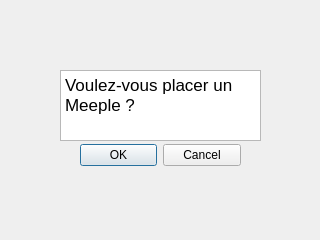
<?xml version="1.0" encoding="UTF-8"?>
<ui version="4.0">
 <class>vueDemandeMeeple</class>
 <widget class="QDialog" name="vueDemandeMeeple">
  <property name="geometry">
   <rect>
    <x>0</x>
    <y>0</y>
    <width>320</width>
    <height>240</height>
   </rect>
  </property>
  <property name="windowTitle">
   <string>Dialog</string>
  </property>
  <widget class="QDialogButtonBox" name="buttonBox">
   <property name="geometry">
    <rect>
     <x>80</x>
     <y>130</y>
     <width>161</width>
     <height>51</height>
    </rect>
   </property>
   <property name="orientation">
    <enum>Qt::Horizontal</enum>
   </property>
   <property name="standardButtons">
    <set>QDialogButtonBox::Cancel|QDialogButtonBox::Ok</set>
   </property>
   <property name="centerButtons">
    <bool>true</bool>
   </property>
  </widget>
  <widget class="QTextEdit" name="textEdit">
   <property name="geometry">
    <rect>
     <x>60</x>
     <y>70</y>
     <width>201</width>
     <height>71</height>
    </rect>
   </property>
   <property name="minimumSize">
    <size>
     <width>0</width>
     <height>71</height>
    </size>
   </property>
   <property name="maximumSize">
    <size>
     <width>231</width>
     <height>71</height>
    </size>
   </property>
   <property name="html">
    <string>&lt;!DOCTYPE HTML PUBLIC &quot;-//W3C//DTD HTML 4.0//EN&quot; &quot;http://www.w3.org/TR/REC-html40/strict.dtd&quot;&gt;
&lt;html&gt;&lt;head&gt;&lt;meta name=&quot;qrichtext&quot; content=&quot;1&quot; /&gt;&lt;meta charset=&quot;utf-8&quot; /&gt;&lt;style type=&quot;text/css&quot;&gt;
p, li { white-space: pre-wrap; }
&lt;/style&gt;&lt;/head&gt;&lt;body style=&quot; font-family:'.AppleSystemUIFont'; font-size:13pt; font-weight:400; font-style:normal;&quot;&gt;
&lt;p style=&quot; margin-top:0px; margin-bottom:0px; margin-left:0px; margin-right:0px; -qt-block-indent:0; text-indent:0px;&quot;&gt;Voulez-vous placer un Meeple ?&lt;/p&gt;&lt;/body&gt;&lt;/html&gt;</string>
   </property>
  </widget>
 </widget>
 <resources/>
 <connections>
  <connection>
   <sender>buttonBox</sender>
   <signal>accepted()</signal>
   <receiver>vueDemandeMeeple</receiver>
   <slot>accept()</slot>
   <hints>
    <hint type="sourcelabel">
     <x>248</x>
     <y>254</y>
    </hint>
    <hint type="destinationlabel">
     <x>157</x>
     <y>274</y>
    </hint>
   </hints>
  </connection>
  <connection>
   <sender>buttonBox</sender>
   <signal>rejected()</signal>
   <receiver>vueDemandeMeeple</receiver>
   <slot>reject()</slot>
   <hints>
    <hint type="sourcelabel">
     <x>316</x>
     <y>260</y>
    </hint>
    <hint type="destinationlabel">
     <x>286</x>
     <y>274</y>
    </hint>
   </hints>
  </connection>
 </connections>
</ui>
